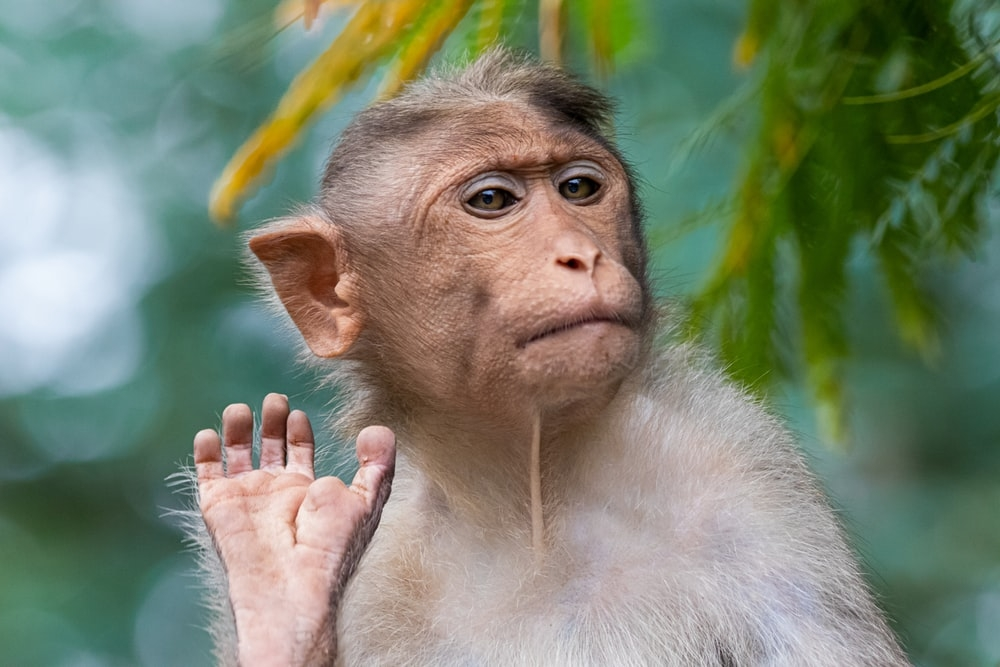
#> input picture PART2/backend/src/input.jpg, 1000 x 667 px
$ python -i output.py   (imports and definitions only)
#> lines starting #> are read from the running program, lines starting #| are printed output that depends on the picture; after the words box and inside, x2 and y2 are one past the last pixel; in counts of white or black regions, pixels touching at a corner belong together
#All the code that was already there in the file.
# -*- coding: utf-8 -*-
"""PART1.ipynb

Automatically generated by Colaboratory.

Original file is located at
    https://colab.research.google.com/drive/1HIDKtlz1kLsFE74HYHrv1sJ_ulHbNJS7

## Computer Vision(CS 436, CS5310, EE513) Programming Assignment#3 Part#1

### Currently there are lots of professional cartoonizer applications available in the market but most of the them are not freeware, you don't need powerful rendering software or even years of experience to develop such an application(as you will see in this assignment) All you need is essentially a bilateral filter and some edge detection. You are allowed to use opencv for this assigment

## Step#1
### In this step we will be applying a bilateral filter on our input image. A bilateral filter is used for smoothening images and reducing noise, while preserving edges, because a bilateral filter smooths flat regions while keeping edges sharp, it is ideally suited to convert an RGB image into a cartoon. Unfortunately, bilateral filters are orders of magnitudes slower than other smoothing operators (e.g., Gaussian blur). Thus, if speed is important, it might be a good idea to operate on a down-scaled version of the original image first and then upscale it afterwards.
"""

# Commented out IPython magic to ensure Python compatibility.
#required imports
import matplotlib
from mpl_toolkits import mplot3d
from matplotlib import pyplot as plt
from matplotlib import cm
from matplotlib import image as mpimg
from matplotlib.pyplot import figure
import cv2

def cartoonifier(imagepath):
    #TO DO
    #step 1
    #Use bilateral filter for edge-aware smoothing.
#> called with imagepath = 'input.jpg'
    input_img = cv2.imread(imagepath) # cv.imread(filename[, flags]) stored in BGR, flags like cv2.IMREAD_COLOR that reject alpha
#> input_img is the input picture: shape (667, 1000, 3); mean B, G, R 110.6, 130.4, 121.5
    h, w, _ = input_img.shape
#> h = 667; w = 1000
    num_down = 1 # number of downsampling steps
    num_bilateral =  4 # number of bilateral filtering steps
    sigma_values = 40 # we need a strong cartoonish effect, for which the docs recommend larger sigma values
    d_value = 5

    bilateral_result = input_img
    # downsample image using Gaussian pyramid(see opencv 'pyrDown()' function)
    # cv2.pyrDown(src[, dst[, dstsize[, borderType]]]) → dst
    for i in range(num_down):
        bilateral_result = cv2.pyrDown(src=bilateral_result)

    # repeatedly apply small bilateral filter (small diameter d < 5) instead of applying
    # one large filter (like d = 9) since that is slow
    # cv2.bilateralFilter(src, d, sigmaColor, sigmaSpace[, dst[, borderType]]) → dst

    for i in range(num_bilateral):
        bilateral_result = cv2.bilateralFilter(src=bilateral_result, d=d_value, sigmaColor=sigma_values, sigmaSpace=sigma_values)

    # upsample image to original size (see opencv 'pyrUp()' function) with Laplacian pyramid
    # for i in range(num_down): #upsample same number of times as downsampled
    for i in range(num_down):
        bilateral_result = cv2.pyrUp(src=bilateral_result)

    bilateral_result = bilateral_result[0:h, 0:w]
#> bilateral_result: shape (667, 1000, 3)
    plt.imshow(input_img)
    plt.imshow(bilateral_result)

    """## Step#2### In this step we will blur the original image. This is considered as a pre-processing step before we move on towards the edge detection step. We will apply a median filter on the image, which replaces each pixel value with the median value of all the pixels in a small neighborhood."""

    #TO DO
    #step 2
    # convert to grayscale and apply median blur
    grayscale_img = cv2.cvtColor(src=input_img, code=cv2.COLOR_BGR2GRAY) # convert color space from
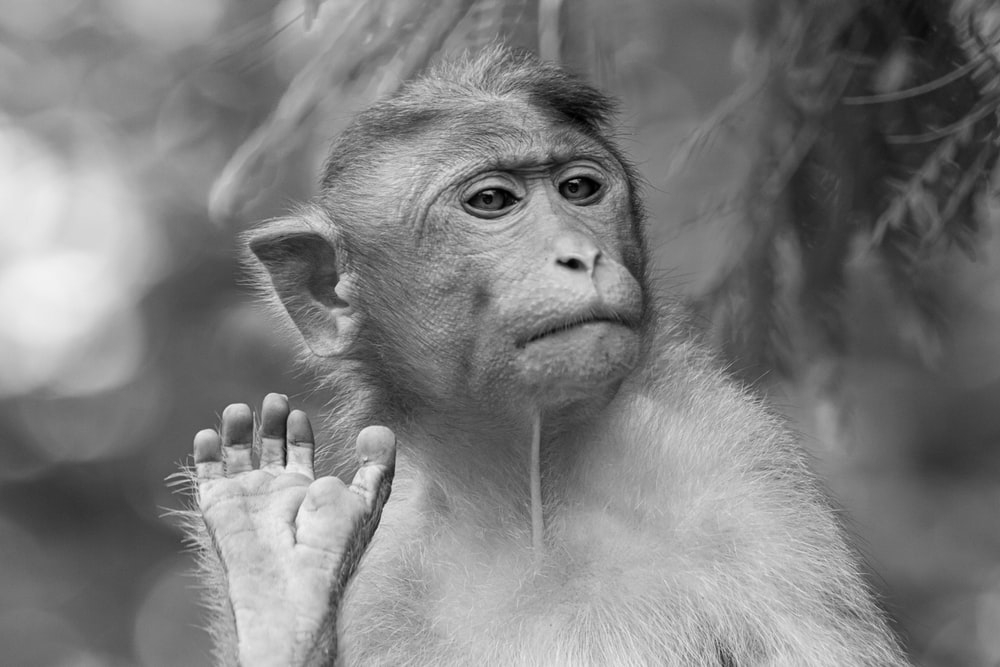
#> grayscale_img: shape (667, 1000); min 0, max 244, mean 125.5
    # cv2.cvtColor(src, code[, dst[, dstCn]]) → dst
    # BGR (OpenCV standard - flipped RGB) to Grayscale (using color space conversion code COLOR_BG2GRAY)

    # cv2.medianBlur(src, ksize[, dst]) → dst
    preprocess_result = cv2.medianBlur(src = grayscale_img, ksize=7) # # median filter with ksize*ksize aperture

    # from docs: ksize – aperture linear size; it must be odd and greater than 1, for example: 3, 5, 7 ...

    """## Step#3

    ### In this step we will create an edge mask from the output produced in step#2 using adaptive thresholding
    """

    #TO DO
    #step 3
    # detect and enhance edges(see opencv 'adaptiveThreshold()' function)
    # adaptiveThreshold(src - 8bit single channel, maxValue - max limit for pixel values
    #, adaptiveMethod - algorithm, thresholdType - THRESH_BINARY or THRESH_INV,
    # blockSize - size of pixel neighborhood (odd 3,5,7..), C= constant used in formulae[, dst]) -> dst
    edge_mask = cv2.adaptiveThreshold(src=preprocess_result, maxValue=255,
    adaptiveMethod= cv2.ADAPTIVE_THRESH_MEAN_C, thresholdType= cv2.THRESH_BINARY, blockSize = 15, C=3) # grayscale to binary
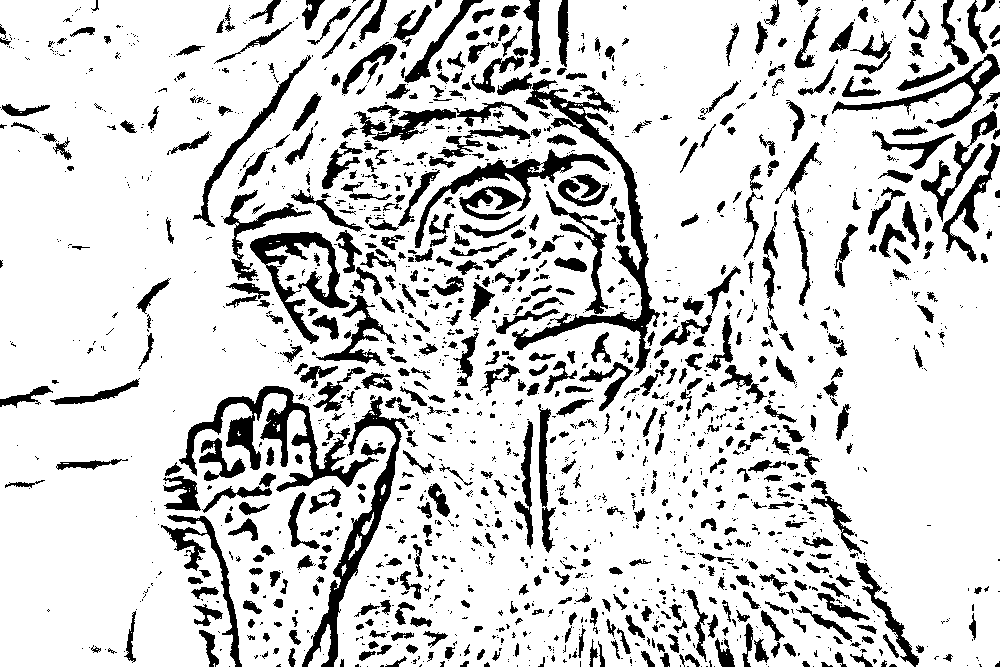
#> edge_mask: shape (667, 1000); 82.8% white; 1877 black regions (1236 under 20 px), largest, box (x1, y1, x2, y2) and area: (512, 79, 660, 376) 5505, (179, 386, 379, 492) 5019, (302, 396, 409, 667) 4138
    """## Final Step

    ### In this step we will combine the output produced in step#1 and step#3 using a bitwise and operator to produce our final output.(Note: You need to convert output from step#3 to color first)
    """

    #TO DO
    #Final Step
    # convert back to color, bit-AND with color image
    edge_mask_bgr = cv2.cvtColor(src=edge_mask, code=cv2.COLOR_GRAY2BGR) # to convert back to 3-channel image for the bitwise &
    final = cv2.cvtColor(src=bilateral_result & edge_mask_bgr, code=cv2.COLOR_BGR2RGB) #both are bgr for &, convert bgr result to rgb for plt.imshow
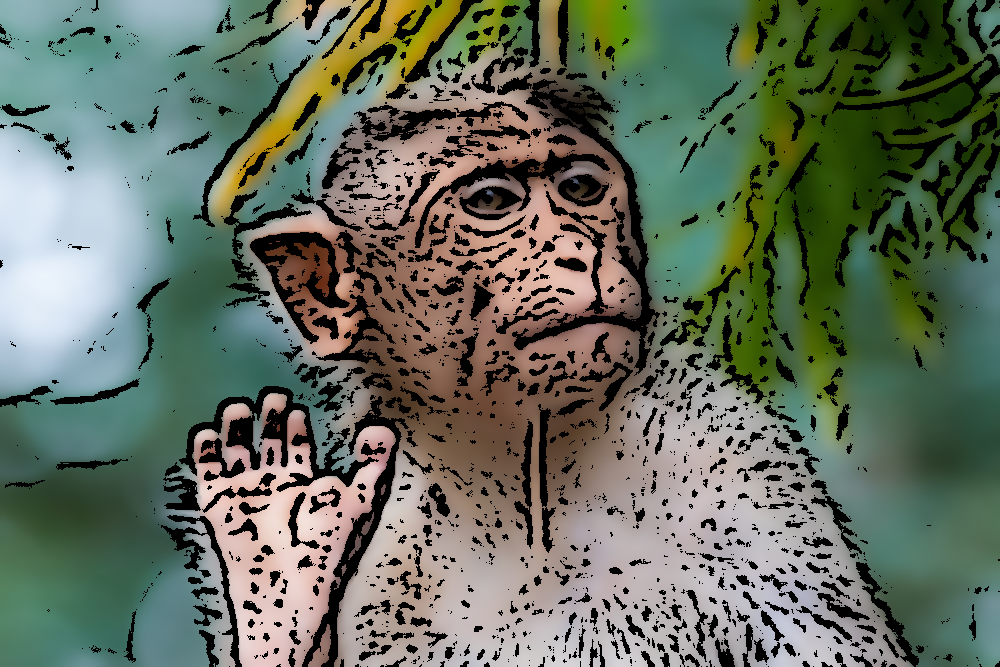
#> final: shape (667, 1000, 3); mean R, G, B 100.9, 110.8, 94.8
    return final

def grayscaler(imagepath):
    input_img = cv2.imread(imagepath)
    final = cv2.cvtColor(src=input_img, code=cv2.COLOR_BGR2GRAY)
    return final

>>> result = cartoonifier('input.jpg')
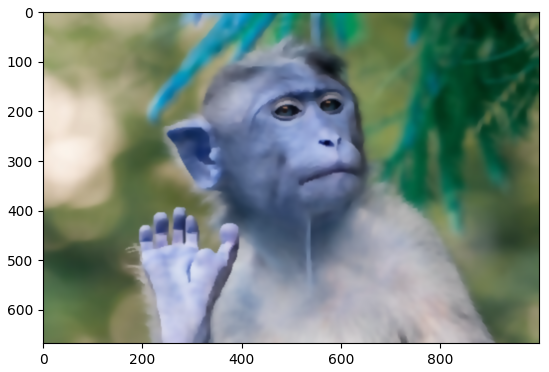
#> figure drawn by matplotlib, 1 panel; B, G, R data is drawn as R, G, B
